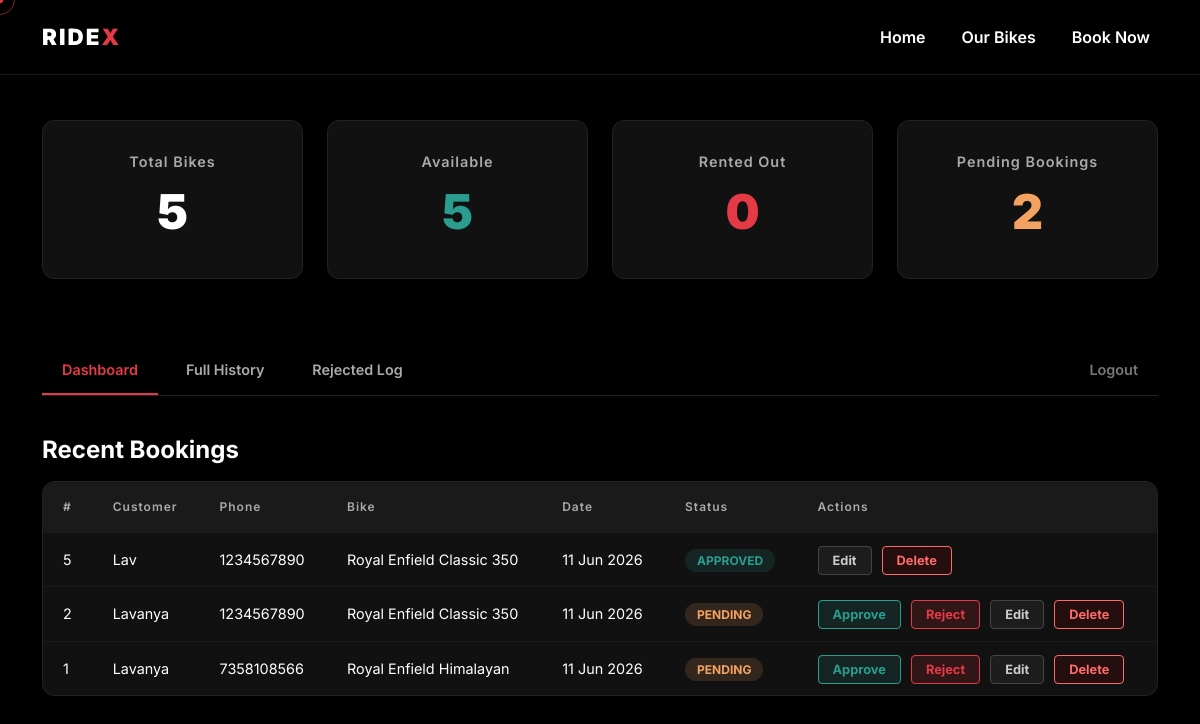
Screenshot of /admin/dashboard (signed in) with the database file from the repository.
### app.py (models this page shows)
class Booking(db.Model):
    id = db.Column(db.Integer, primary_key=True)
    bike_id = db.Column(db.Integer, db.ForeignKey('bike.id'), nullable=False)
    customer_name = db.Column(db.String(100), nullable=False)
    customer_phone = db.Column(db.String(15), nullable=False)
    booking_date = db.Column(db.DateTime, nullable=False)
    status = db.Column(db.String(20), default='pending')
    bike = db.relationship('Bike', backref='bookings')

class Bike(db.Model):
    id = db.Column(db.Integer, primary_key=True)
    name = db.Column(db.String(100), nullable=False)
    engine_cc = db.Column(db.Integer, nullable=False)
    price_per_day = db.Column(db.Float, nullable=False)
    is_available = db.Column(db.Boolean, default=True)
    image_file = db.Column(db.String(100), default='default_bike.jpg')

### app.py (the view)
@app.route('/admin/dashboard')
@login_required
def admin_dashboard():
    total_bikes = Bike.query.count()
    available_bikes = Bike.query.filter_by(is_available=True).count()
    rented_bikes = Bike.query.filter_by(is_available=False).count()
    pending_bookings = Booking.query.filter_by(status='pending').count()
    recent_bookings = Booking.query.filter(Booking.status != 'rejected').order_by(Booking.id.desc()).limit(5).all()
    return render_template('admin/dashboard.html',
        total_bikes=total_bikes,
        available_bikes=available_bikes,
        rented_bikes=rented_bikes,
        pending_bookings=pending_bookings,
        recent_bookings=recent_bookings
    )

### app.py (called while the page is built)
def login_required(f):
    @wraps(f)
    def decorated_function(*args, **kwargs):
        if 'admin_logged_in' not in session:
            return redirect(url_for('admin_login'))
        return f(*args, **kwargs)
    return decorated_function

### templates/admin/dashboard.html
{% extends 'base.html' %}
{% block content %}
<section class="admin-dashboard-section" style="padding-top: 120px;">
    <div class="container">
        <div class="row mb-5">
            <div class="col-md-3">
                <div class="stat-card">
                    <p class="stat-label">Total Bikes</p>
                    <h2 class="stat-number">{{ total_bikes }}</h2>
                </div>
            </div>
            <div class="col-md-3">
                <div class="stat-card">
                    <p class="stat-label">Available</p>
                    <h2 class="stat-number" style="color:#2a9d8f">{{ available_bikes }}</h2>
                </div>
            </div>
            <div class="col-md-3">
                <div class="stat-card">
                    <p class="stat-label">Rented Out</p>
                    <h2 class="stat-number" style="color:#e63946">{{ rented_bikes }}</h2>
                </div>
            </div>
            <div class="col-md-3">
                <div class="stat-card">
                    <p class="stat-label">Pending Bookings</p>
                    <h2 class="stat-number" style="color:#f4a261">{{ pending_bookings }}</h2>
                </div>
            </div>
        </div>
        <div class="admin-nav">
            <a href="{{ url_for('admin_dashboard') }}" class="admin-nav-link active">Dashboard</a>
            <a href="{{ url_for('history_log') }}" class="admin-nav-link">Full History</a>
            <a href="{{ url_for('rejected_log') }}" class="admin-nav-link">Rejected Log</a>
            <a href="{{ url_for('admin_logout') }}" class="admin-nav-link logout">Logout</a>
        </div>
        <h4 class="mb-3" style="font-weight:700">Recent Bookings</h4>
        <div class="admin-table-wrapper">
            <table class="admin-table">
                <thead>
                    <tr>
                        <th>#</th>
                        <th>Customer</th>
                        <th>Phone</th>
                        <th>Bike</th>
                        <th>Date</th>
                        <th>Status</th>
                        <th>Actions</th>
                    </tr>
                </thead>
                <tbody>
                    {% for booking in recent_bookings %}
                    <tr>
                        <td>{{ booking.id }}</td>
                        <td>{{ booking.customer_name }}</td>
                        <td>{{ booking.customer_phone }}</td>
                        <td>{{ booking.bike.name }}</td>
                        <td>{{ booking.booking_date.strftime('%d %b %Y') }}</td>
                        <td>
                            <span class="status-badge {{ booking.status }}">
                                {{ booking.status.upper() }}
                            </span>
                        </td>
                        <td>
                            {% if booking.status == 'pending' %}
                            <a href="{{ url_for('approve_booking', booking_id=booking.id) }}" class="action-btn approve">Approve</a>
                            <a href="javascript:void(0)" class="action-btn reject" onclick="rejectWithUndo({{ booking.id }}, this)">Reject</a>
                            {% endif %}
                            <a href="{{ url_for('edit_booking', booking_id=booking.id) }}" class="action-btn edit">Edit</a>
                            <a href="{{ url_for('delete_booking', booking_id=booking.id) }}" class="action-btn delete" onclick="return confirm('Delete this booking permanently?')">Delete</a>
                        </td>
                    </tr>
                    {% endfor %}
                </tbody>
            </table>
        </div>
    </div>
</section>
{% endblock %}

### static/css/style.css (style rules this page uses)
* { margin: 0; padding: 0; box-sizing: border-box; }
body { background-color: #000000; color: #ffffff; font-family: 'Inter', sans-serif; }
* { cursor: none; }
.admin-nav { display: flex; gap: 8px; margin-bottom: 40px; border-bottom: 1px solid #222; padding-bottom: 0; }
.admin-nav-link { padding: 12px 20px; color: #aaa; text-decoration: none; font-size: 0.9rem; font-weight: 600; border-bottom: 2px solid transparent; transition: all 0.2s ease; }
.admin-nav-link.active { color: #e63946; border-bottom-color: #e63946; }
.admin-nav-link.logout { margin-left: auto; color: #777; }
.stat-card { background-color: #111111; border: 1px solid #222; border-radius: 12px; padding: 30px; text-align: center; margin-bottom: 20px; }
.stat-label { color: #aaaaaa; font-size: 0.9rem; font-weight: 600; letter-spacing: 1px; margin-bottom: 10px; }
.stat-number { font-size: 3rem; font-weight: 900; }
.admin-table-wrapper { background: #111; border: 1px solid #222; border-radius: 12px; overflow: hidden; }
.admin-table { width: 100%; border-collapse: collapse; }
.admin-table th { background: #1a1a1a; color: #aaa; font-size: 0.75rem; letter-spacing: 1px; padding: 16px 20px; text-align: left; font-weight: 600; }
.admin-table td { padding: 16px 20px; border-top: 1px solid #1a1a1a; color: #fff; font-size: 0.9rem; }
.status-badge { padding: 4px 12px; border-radius: 20px; font-size: 0.75rem; font-weight: 700; }
.status-badge.pending { background: rgba(244, 162, 97, 0.15); color: #f4a261; }
.status-badge.approved { background: rgba(42, 157, 143, 0.15); color: #2a9d8f; }
.action-btn { padding: 6px 14px; border-radius: 4px; font-size: 0.8rem; font-weight: 700; text-decoration: none; margin-right: 6px; }
.action-btn.approve { background: rgba(42, 157, 143, 0.15); color: #2a9d8f; border: 1px solid #2a9d8f; }
.action-btn.reject { background: rgba(230, 57, 70, 0.15); color: #e63946; border: 1px solid #e63946; }
.action-btn.edit { background: rgba(255,255,255,0.05); color: #ccc; border: 1px solid #444; }
.action-btn.delete { background: rgba(150,0,0,0.15); color: #ff6b6b; border: 1px solid #ff6b6b; }

### rows the page displays
Booking: id "5", customer_name "Lav", customer_phone "1234567890", bike.name "Royal Enfield Classic 350", booking_date "11 Jun 2026", status "APPROVED"
Booking: id "2", customer_name "Lavanya", customer_phone "1234567890", bike.name "Royal Enfield Classic 350", booking_date "11 Jun 2026", status "PENDING"
Booking: id "1", customer_name "Lavanya", customer_phone "7358108566", bike.name "Royal Enfield Himalayan", booking_date "11 Jun 2026", status "PENDING"

### other values shown
{{ total_bikes }} "5"
{{ available_bikes }} "5"
{{ rented_bikes }} "0"
{{ pending_bookings }} "2"
